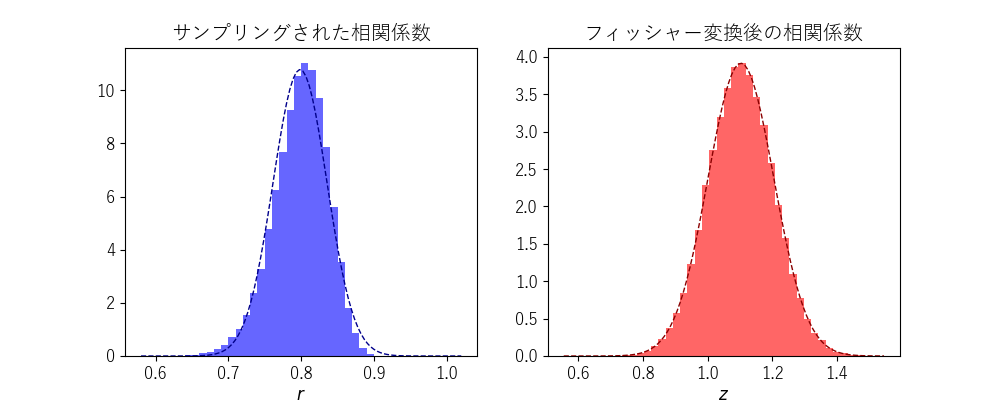

This chart was generated by the following Python code:
import numpy as np
import matplotlib.pyplot as plt
from scipy.stats import norm
from scipy.stats import multivariate_normal

plt.rcParams['font.family'] = 'Yu Gothic'
plt.rcParams['font.size'] = 12
# 正規分布からランダムに30点からなるサンプルを二つ生成し、その相関係数を計算する関数


def generate_correlation(target_corr=0.8):
    mean = [0, 0]
    cov = [[1, target_corr], [target_corr, 1]]  # 共分散行列
    samples = multivariate_normal.rvs(mean, cov, size=100)
    sample1 = samples[:, 0]
    sample2 = samples[:, 1]
    correlation = np.corrcoef(sample1, sample2)[0, 1]
    return correlation


# 相関係数とフィッシャーのz変換した値を保存するリスト
correlations = []
fisher_z = []

# 1000回繰り返し
for _ in range(100000):
    correlation = generate_correlation()
    correlations.append(correlation)
    fisher_z.append(0.5 * np.log((1 + correlation) / (1 - correlation)))

# 共通のビンを設定（-1から+1を40分割）
bins_orig = np.linspace(0.6, 1.0, 41)
bins_z = np.linspace(0.6, 1.5, 41)

# ヒストグラムを描画
fig, axes = plt.subplots(1, 2, figsize=(10, 4))

# 相関係数のヒストグラム
axes[0].hist(correlations, bins=bins_orig, density=True, alpha=0.6, color='b', label='Observed Data')
xmin, xmax = axes[0].get_xlim()
x = np.linspace(xmin, xmax, 100)
p = norm.pdf(x, np.mean(correlations), np.std(correlations))
axes[0].plot(x, p, 'darkblue', linestyle="--", linewidth=1, label='Fitted Normal')
axes[0].set_title('サンプリングされた相関係数')
axes[0].set_xlabel('$r$')
# axes[0].legend(loc='upper left')

# フィッシャーのz変換した値のヒストグラム
axes[1].hist(fisher_z, bins=bins_z, density=True, alpha=0.6, color='r', label='Observed Data')
xmin, xmax = axes[1].get_xlim()
x = np.linspace(xmin, xmax, 100)
p = norm.pdf(x, np.mean(fisher_z), np.std(fisher_z))
axes[1].plot(x, p, 'darkred', linestyle="--", linewidth=1, label='Fitted Normal')
axes[1].set_title('フィッシャー変換後の相関係数')
axes[1].set_xlabel('$z$')
# axes[1].legend(loc='upper left')

plt.savefig('correlation_exp.png')
plt.show()
